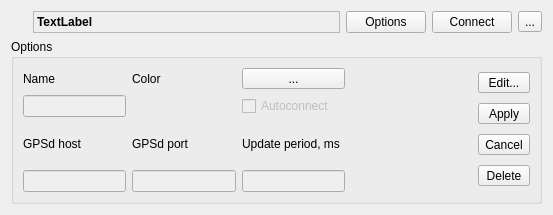
<?xml version="1.0" encoding="UTF-8"?>
<ui version="4.0">
 <class>CGpsGpsdWidget</class>
 <widget class="QWidget" name="CGpsGpsdWidget">
  <property name="geometry">
   <rect>
    <x>0</x>
    <y>0</y>
    <width>553</width>
    <height>215</height>
   </rect>
  </property>
  <property name="sizePolicy">
   <sizepolicy hsizetype="Preferred" vsizetype="Maximum">
    <horstretch>0</horstretch>
    <verstretch>0</verstretch>
   </sizepolicy>
  </property>
  <property name="windowTitle">
   <string>Form</string>
  </property>
  <layout class="QVBoxLayout" name="verticalLayout">
   <item>
    <layout class="QHBoxLayout" name="horizontalLayout_2">
     <item>
      <widget class="ui::controls::CGpsIconLabel" name="lStatus">
       <property name="sizePolicy">
        <sizepolicy hsizetype="Fixed" vsizetype="Preferred">
         <horstretch>0</horstretch>
         <verstretch>0</verstretch>
        </sizepolicy>
       </property>
       <property name="minimumSize">
        <size>
         <width>16</width>
         <height>16</height>
        </size>
       </property>
       <property name="maximumSize">
        <size>
         <width>16</width>
         <height>16</height>
        </size>
       </property>
       <property name="baseSize">
        <size>
         <width>16</width>
         <height>16</height>
        </size>
       </property>
       <property name="text">
        <string/>
       </property>
       <property name="alignment">
        <set>Qt::AlignCenter</set>
       </property>
       <property name="margin">
        <number>0</number>
       </property>
       <property name="indent">
        <number>-1</number>
       </property>
      </widget>
     </item>
     <item>
      <widget class="QLabel" name="lName">
       <property name="sizePolicy">
        <sizepolicy hsizetype="Minimum" vsizetype="Preferred">
         <horstretch>0</horstretch>
         <verstretch>0</verstretch>
        </sizepolicy>
       </property>
       <property name="font">
        <font>
         <weight>75</weight>
         <bold>true</bold>
        </font>
       </property>
       <property name="frameShape">
        <enum>QFrame::StyledPanel</enum>
       </property>
       <property name="frameShadow">
        <enum>QFrame::Raised</enum>
       </property>
       <property name="lineWidth">
        <number>1</number>
       </property>
       <property name="midLineWidth">
        <number>0</number>
       </property>
       <property name="text">
        <string>TextLabel</string>
       </property>
       <property name="textFormat">
        <enum>Qt::LogText</enum>
       </property>
      </widget>
     </item>
     <item>
      <widget class="QPushButton" name="pbShowAdvanced">
       <property name="sizePolicy">
        <sizepolicy hsizetype="Maximum" vsizetype="Fixed">
         <horstretch>0</horstretch>
         <verstretch>0</verstretch>
        </sizepolicy>
       </property>
       <property name="text">
        <string>Options</string>
       </property>
       <property name="checkable">
        <bool>true</bool>
       </property>
       <property name="checked">
        <bool>false</bool>
       </property>
      </widget>
     </item>
     <item>
      <widget class="QPushButton" name="pbConnect">
       <property name="sizePolicy">
        <sizepolicy hsizetype="Maximum" vsizetype="Fixed">
         <horstretch>0</horstretch>
         <verstretch>0</verstretch>
        </sizepolicy>
       </property>
       <property name="text">
        <string>Connect</string>
       </property>
      </widget>
     </item>
     <item>
      <widget class="QToolButton" name="tbInfo">
       <property name="text">
        <string>...</string>
       </property>
       <property name="icon">
        <iconset resource="../../../res/resources.qrc">
         <normaloff>:/icons/item-info.png</normaloff>:/icons/item-info.png</iconset>
       </property>
      </widget>
     </item>
    </layout>
   </item>
   <item>
    <widget class="QGroupBox" name="gbOptions">
     <property name="title">
      <string>Options</string>
     </property>
     <layout class="QHBoxLayout" name="horizontalLayout">
      <item>
       <layout class="QGridLayout" name="gridLayout_2">
        <item row="0" column="0">
         <widget class="QLabel" name="label">
          <property name="text">
           <string>Name</string>
          </property>
          <property name="buddy">
           <cstring>leName</cstring>
          </property>
         </widget>
        </item>
        <item row="0" column="1">
         <widget class="QLabel" name="label_2">
          <property name="text">
           <string>Color</string>
          </property>
         </widget>
        </item>
        <item row="1" column="0">
         <widget class="QLineEdit" name="leName">
          <property name="enabled">
           <bool>false</bool>
          </property>
         </widget>
        </item>
        <item row="1" column="1">
         <widget class="ui::controls::CColorSelect" name="pwColor" native="true">
          <property name="enabled">
           <bool>false</bool>
          </property>
         </widget>
        </item>
        <item row="1" column="2">
         <widget class="QCheckBox" name="cbAutoconnect">
          <property name="enabled">
           <bool>false</bool>
          </property>
          <property name="text">
           <string>Autoconnect</string>
          </property>
         </widget>
        </item>
        <item row="2" column="0">
         <widget class="QLabel" name="label_3">
          <property name="text">
           <string>GPSd host</string>
          </property>
          <property name="buddy">
           <cstring>leHost</cstring>
          </property>
         </widget>
        </item>
        <item row="2" column="1">
         <widget class="QLabel" name="label_4">
          <property name="text">
           <string>GPSd port</string>
          </property>
          <property name="buddy">
           <cstring>lePort</cstring>
          </property>
         </widget>
        </item>
        <item row="2" column="2">
         <widget class="QLabel" name="label_5">
          <property name="text">
           <string>Update period, ms</string>
          </property>
          <property name="buddy">
           <cstring>leUpdatePeriod</cstring>
          </property>
         </widget>
        </item>
        <item row="3" column="0">
         <widget class="QLineEdit" name="leHost">
          <property name="enabled">
           <bool>false</bool>
          </property>
         </widget>
        </item>
        <item row="3" column="1">
         <widget class="QLineEdit" name="lePort">
          <property name="enabled">
           <bool>false</bool>
          </property>
          <property name="inputMask">
           <string>00000; </string>
          </property>
         </widget>
        </item>
        <item row="3" column="2">
         <widget class="QLineEdit" name="leUpdatePeriod">
          <property name="enabled">
           <bool>false</bool>
          </property>
          <property name="inputMask">
           <string>000000; </string>
          </property>
          <property name="frame">
           <bool>true</bool>
          </property>
         </widget>
        </item>
        <item row="0" column="2">
         <widget class="ui::controls::CIconSelect" name="pwIconSelect">
          <property name="sizePolicy">
           <sizepolicy hsizetype="Minimum" vsizetype="Fixed">
            <horstretch>0</horstretch>
            <verstretch>0</verstretch>
           </sizepolicy>
          </property>
          <property name="text">
           <string>...</string>
          </property>
         </widget>
        </item>
       </layout>
      </item>
      <item>
       <spacer name="horizontalSpacer">
        <property name="orientation">
         <enum>Qt::Horizontal</enum>
        </property>
        <property name="sizeHint" stdset="0">
         <size>
          <width>141</width>
          <height>20</height>
         </size>
        </property>
       </spacer>
      </item>
      <item>
       <layout class="QVBoxLayout" name="verticalLayout_2">
        <property name="sizeConstraint">
         <enum>QLayout::SetDefaultConstraint</enum>
        </property>
        <item>
         <widget class="QToolButton" name="tbEdit">
          <property name="sizePolicy">
           <sizepolicy hsizetype="Minimum" vsizetype="Fixed">
            <horstretch>0</horstretch>
            <verstretch>0</verstretch>
           </sizepolicy>
          </property>
          <property name="text">
           <string>Edit...</string>
          </property>
          <property name="icon">
           <iconset resource="../../../res/resources.qrc">
            <normaloff>:/icons/item-edit.png</normaloff>:/icons/item-edit.png</iconset>
          </property>
          <property name="toolButtonStyle">
           <enum>Qt::ToolButtonTextBesideIcon</enum>
          </property>
         </widget>
        </item>
        <item>
         <widget class="QToolButton" name="tbApply">
          <property name="sizePolicy">
           <sizepolicy hsizetype="Minimum" vsizetype="Fixed">
            <horstretch>0</horstretch>
            <verstretch>0</verstretch>
           </sizepolicy>
          </property>
          <property name="text">
           <string>Apply</string>
          </property>
          <property name="icon">
           <iconset resource="../../../res/resources.qrc">
            <normaloff>:/icons/dialog-apply.png</normaloff>:/icons/dialog-apply.png</iconset>
          </property>
          <property name="toolButtonStyle">
           <enum>Qt::ToolButtonTextBesideIcon</enum>
          </property>
         </widget>
        </item>
        <item>
         <widget class="QToolButton" name="tbCancel">
          <property name="sizePolicy">
           <sizepolicy hsizetype="Minimum" vsizetype="Fixed">
            <horstretch>0</horstretch>
            <verstretch>0</verstretch>
           </sizepolicy>
          </property>
          <property name="text">
           <string>Cancel</string>
          </property>
          <property name="icon">
           <iconset resource="../../../res/resources.qrc">
            <normaloff>:/icons/dialog-cancel.png</normaloff>:/icons/dialog-cancel.png</iconset>
          </property>
          <property name="toolButtonStyle">
           <enum>Qt::ToolButtonTextBesideIcon</enum>
          </property>
         </widget>
        </item>
        <item>
         <widget class="QToolButton" name="tbDelete">
          <property name="sizePolicy">
           <sizepolicy hsizetype="Minimum" vsizetype="Fixed">
            <horstretch>0</horstretch>
            <verstretch>0</verstretch>
           </sizepolicy>
          </property>
          <property name="text">
           <string>Delete</string>
          </property>
          <property name="icon">
           <iconset resource="../../../res/resources.qrc">
            <normaloff>:/icons/item-remove.png</normaloff>:/icons/item-remove.png</iconset>
          </property>
          <property name="toolButtonStyle">
           <enum>Qt::ToolButtonTextBesideIcon</enum>
          </property>
         </widget>
        </item>
       </layout>
      </item>
     </layout>
    </widget>
   </item>
  </layout>
 </widget>
 <customwidgets>
  <customwidget>
   <class>ui::controls::CColorSelect</class>
   <extends>QWidget</extends>
   <header>ccolorselect.h</header>
   <container>1</container>
  </customwidget>
  <customwidget>
   <class>ui::controls::CGpsIconLabel</class>
   <extends>QLabel</extends>
   <header>cgpsiconlabel.h</header>
  </customwidget>
  <customwidget>
   <class>ui::controls::CIconSelect</class>
   <extends>QToolButton</extends>
   <header>ciconselect.h</header>
  </customwidget>
 </customwidgets>
 <resources>
  <include location="../../../res/resources.qrc"/>
 </resources>
 <connections/>
</ui>
